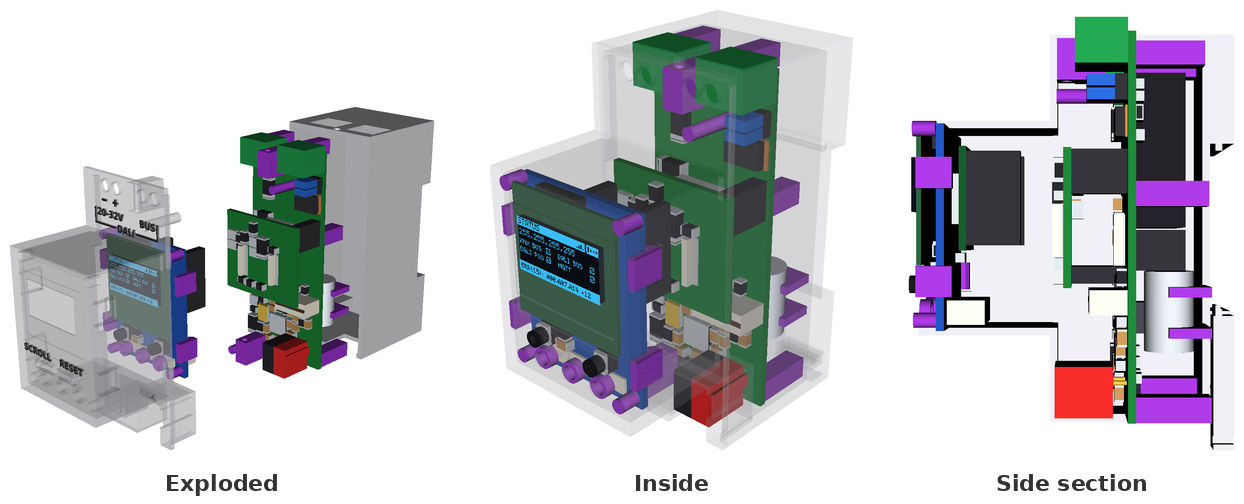
#> input picture docs/readme/v2-assembly.png, 1244 x 504 px, given in place of iso.png, which was not available
$ python readme_images.py
#> lines starting #> are read from the running program, lines starting #| are printed output that depends on the picture; after the words box and inside, x2 and y2 are one past the last pixel; in counts of white or black regions, pixels touching at a corner belong together
"""Compose the README images from the release renders.

    python3 mechanical/scripts/readme_images.py      (cad container, after the releases)

Writes docs/readme/: hero.png (both variants, isometric) and, per variant,
<variant>-assembly.png (exploded, inside, section) and <variant>-boards.png
(every board, front and back, photorealistic KiCad 10 raytraced 3D renders
at one common physical scale).
"""

from pathlib import Path

from PIL import Image, ImageDraw, ImageFont

REPO = Path(__file__).resolve().parents[2]
OUT = REPO / "docs/readme"
FONT = "/usr/share/fonts/truetype/dejavu/DejaVuSans-Bold.ttf"
MARGIN = 24
GAP = 36
LABEL_H = 44

HERO = [("v3", "iso", "V3 · 1 DIN (18 mm)"), ("v2", "iso", "V2 · 2 DIN (36 mm)")]
ASSEMBLY = [("exploded", "Exploded"), ("inside", "Inside"), ("section", "Side section")]
BOARDS = {
    "v3": [("main", "top", "main · front"), ("main", "bottom", "main · back"),
           ("ui", "top", "ui · front"), ("ui", "bottom", "ui · back")],
    "v2": [("main", "top", "main · front"), ("main", "bottom", "main · back"),
           ("interface", "top", "interface · front"), ("interface", "bottom", "interface · back"),
           ("ui", "top", "ui · front"), ("ui", "bottom", "ui · back")],
}


def render(variant, name):
    return REPO / "hardware/releases" / variant / "enclosure/renders" / f"{name}.png"


def board_render_3d(variant, board, side):
    return REPO / "hardware/releases" / variant / board / "renders" / f"{side}_3d.png"


def cropped(path, bg="white"):
    raw = Image.open(path)
    if raw.mode in ("RGBA", "LA") or "transparency" in raw.info:
        rgba = raw.convert("RGBA")
        # KiCad 10 high-quality renders include semi-transparent floor shadows;
        # strip low-alpha shadow haze so panel edges stay crisp on white.
        alpha = rgba.getchannel("A").point(lambda a: a if a >= 200 else 0)
        bbox = alpha.getbbox()
        canvas = Image.new("RGB", rgba.size, bg)
        canvas.paste(rgba, mask=alpha)
        image = canvas
    else:
        image = raw.convert("RGB")
        mask = Image.eval(image.convert("L"), lambda v: 255 if v < 245 else 0)
        bbox = mask.getbbox()
    if not bbox:
        return image
    x0, y0, x1, y1 = bbox
    return image.crop((max(0, x0 - MARGIN), max(0, y0 - MARGIN),
                       min(image.width, x1 + MARGIN), min(image.height, y1 + MARGIN)))


def strip(panels, height, common_scale=True):
    """panels: [(image, label)]. With common_scale, the tallest panel gets
    `height` and the others keep their size relative to it."""
    tallest = max(image.height for image, _ in panels)
    scaled = []
    for image, label in panels:
        factor = height / (tallest if common_scale else image.height)
        size = (round(image.width * factor), round(image.height * factor))
        scaled.append((image.resize(size, Image.LANCZOS), label))
    width = sum(image.width for image, _ in scaled) + GAP * (len(scaled) - 1)
    sheet = Image.new("RGB", (width, height + LABEL_H), "white")
    draw = ImageDraw.Draw(sheet)
    font = ImageFont.truetype(FONT, 22)
    x = 0
    for image, label in scaled:
        sheet.paste(image, (x, height - image.height))
        text_w = draw.textlength(label, font=font)
        draw.text((x + (image.width - text_w) / 2, height + 10), label, fill="#333333", font=font)
        x += image.width + GAP
    return sheet


def save(sheet, name):
    OUT.mkdir(parents=True, exist_ok=True)
    path = OUT / name
    sheet.save(path, optimize=True)
    print(f"wrote {path.relative_to(REPO)} ({sheet.width}x{sheet.height})")


def main():
    save(strip([(cropped(render(v, n)), label) for v, n, label in HERO], 520, common_scale=False), "hero.png")
#> in cropped, raw is the input picture: PIL image 1244x504 RGB; mean R, G, B 194.3, 195.2, 199.4
#> in cropped, `mask = Image.eval(image.convert("L"), lambda v: 255 if v < 245 else 0)`:
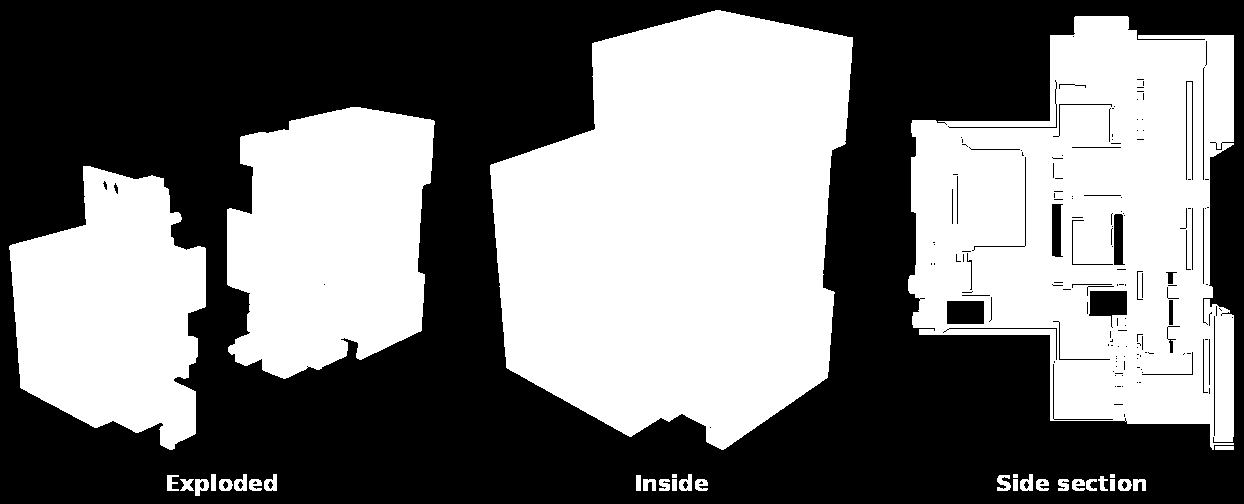
#> mask: PIL image 1244x504 L; 47.6% white; 33 white regions, largest, box (x1, y1, x2, y2) and area: (490, 10, 853, 450) 119180, (908, 16, 1234, 450) 92520, (227, 107, 435, 379) 44710
#> in cropped, `bbox = mask.getbbox()`: bbox = (9, 10, 1234, 496)
#> in cropped, `x0, y0, x1, y1 = bbox`: x0 = 9; y0 = 10; x1 = 1234; y1 = 496
#> call 2 of cropped, with bg = 'white'
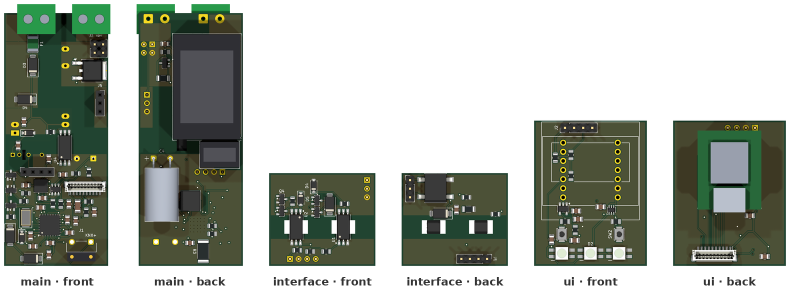
#> input picture docs/readme/v2-boards.png, 1580 x 584 px, given in place of iso.png, which was not available (shown at 1/2 size)
#> in cropped, raw is the input picture: PIL image 1580x584 RGB; mean R, G, B 169.9, 175.3, 166.2
#> in cropped (call 2), `mask = Image.eval(image.convert("L"), lambda v: 255 if v < 245 else 0)`:
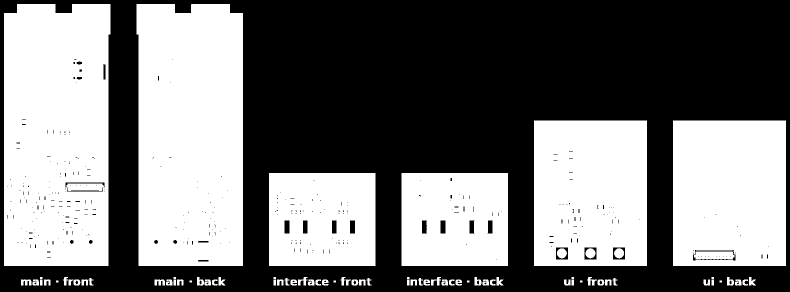
#> mask: PIL image 1580x584 L (shown at 1/2 size); 46.5% white; 75 white regions, largest, box (x1, y1, x2, y2) and area: (273, 8, 486, 532) 108394, (8, 8, 221, 532) 107398, (1346, 241, 1572, 532) 64151
#> in cropped (call 2), `bbox = mask.getbbox()`: bbox = (8, 8, 1572, 571)
#> in cropped (call 2), `x0, y0, x1, y1 = bbox`: x0 = 8; x1 = 1572; y1 = 571
#> in strip, `tallest = max(image.height for image, _ in panels)`: tallest = 584
#> the loop in strip, `for image, label in panels:` made 2 passes
#> (label, factor, size) on passes 1 to 2: ('V3 · 1 DIN (18 mm)', 1.03, (1283, 520)), ('V2 · 2 DIN (36 mm)', 0.89, (1407, 520))
#> after the loop in strip, `for image, label in panels:`: scaled = 2 items
#> in strip, `width = sum(image.width for image, _ in scaled) + GAP * (len(scaled) -..`: width = 2726
#> in strip, `sheet = Image.new("RGB", (width, height + LABEL_H), "white")`: sheet: PIL image 2726x564 RGB; every value is 255
#> the loop in strip, `for image, label in scaled:` made 2 passes
#> (label, text_w, x) on passes 1 to 2: ('V3 · 1 DIN (18 mm)', 235.8, 1319), ('V2 · 2 DIN (36 mm)', 235.8, 2762)
#> after the loop in strip, `for image, label in scaled:`:
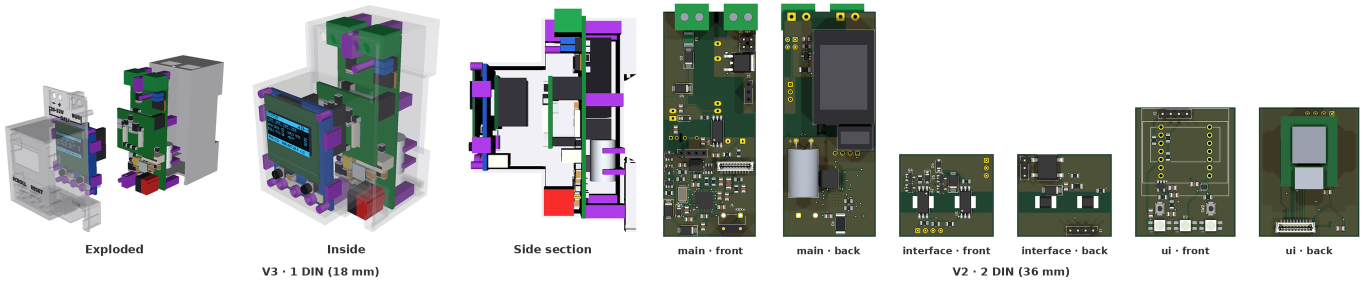
#> sheet: PIL image 2726x564 RGB (shown at 1/2 size); mean R, G, B 187.7, 190.7, 188.2
#> after the loop in strip, `for image, label in scaled:`: x = 2762
#| wrote docs/readme/hero.png (2726x564)
    for variant, boards in BOARDS.items():
        save(strip([(cropped(render(variant, n)), label) for n, label in ASSEMBLY], 460), f"{variant}-assembly.png")
        save(strip([(cropped(board_render_3d(variant, b, s)), label) for b, s, label in boards], 540),
             f"{variant}-boards.png")


if __name__ == "__main__":
#> (the run stopped early here; a loop or call above may not have finished)
